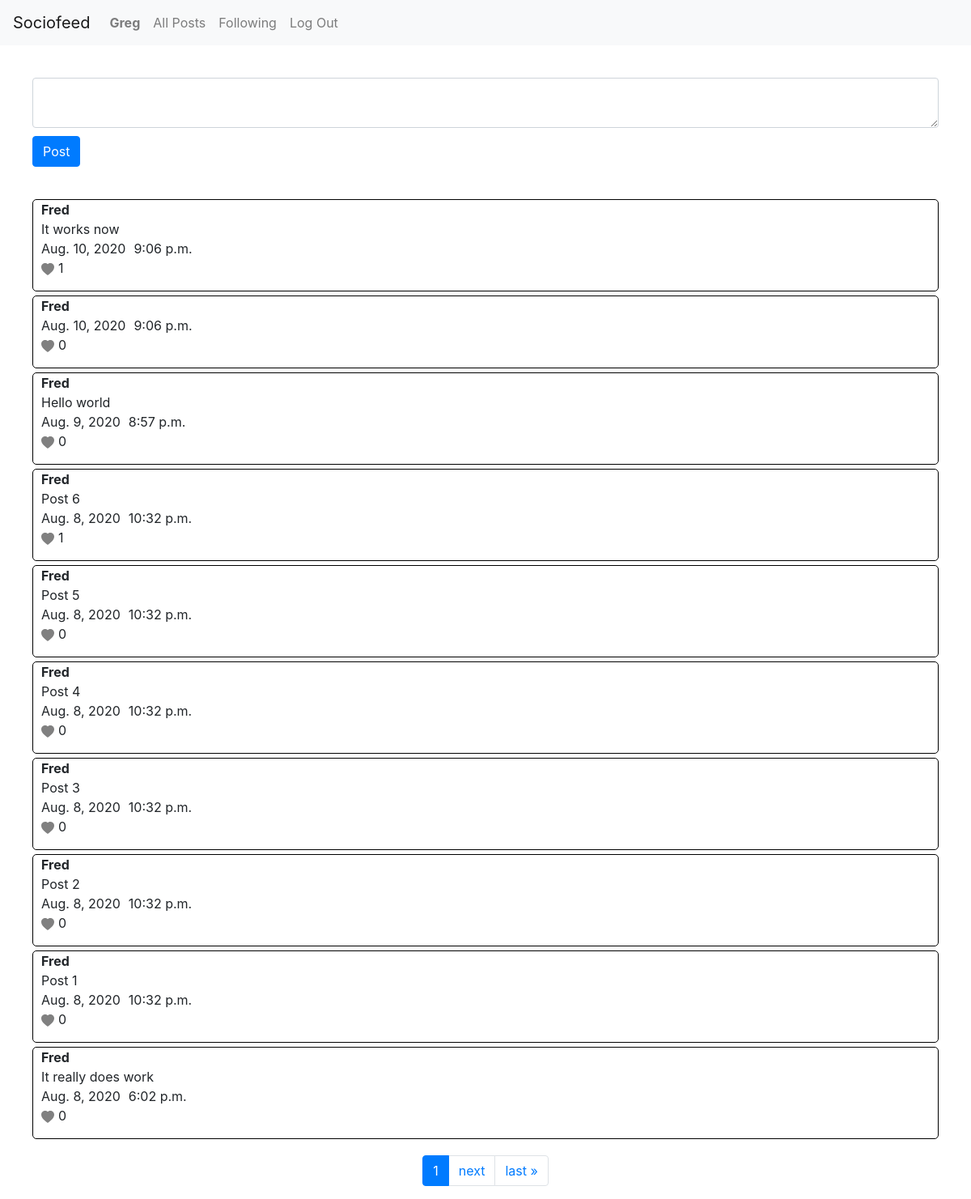
The app's page / (signed in), older data.
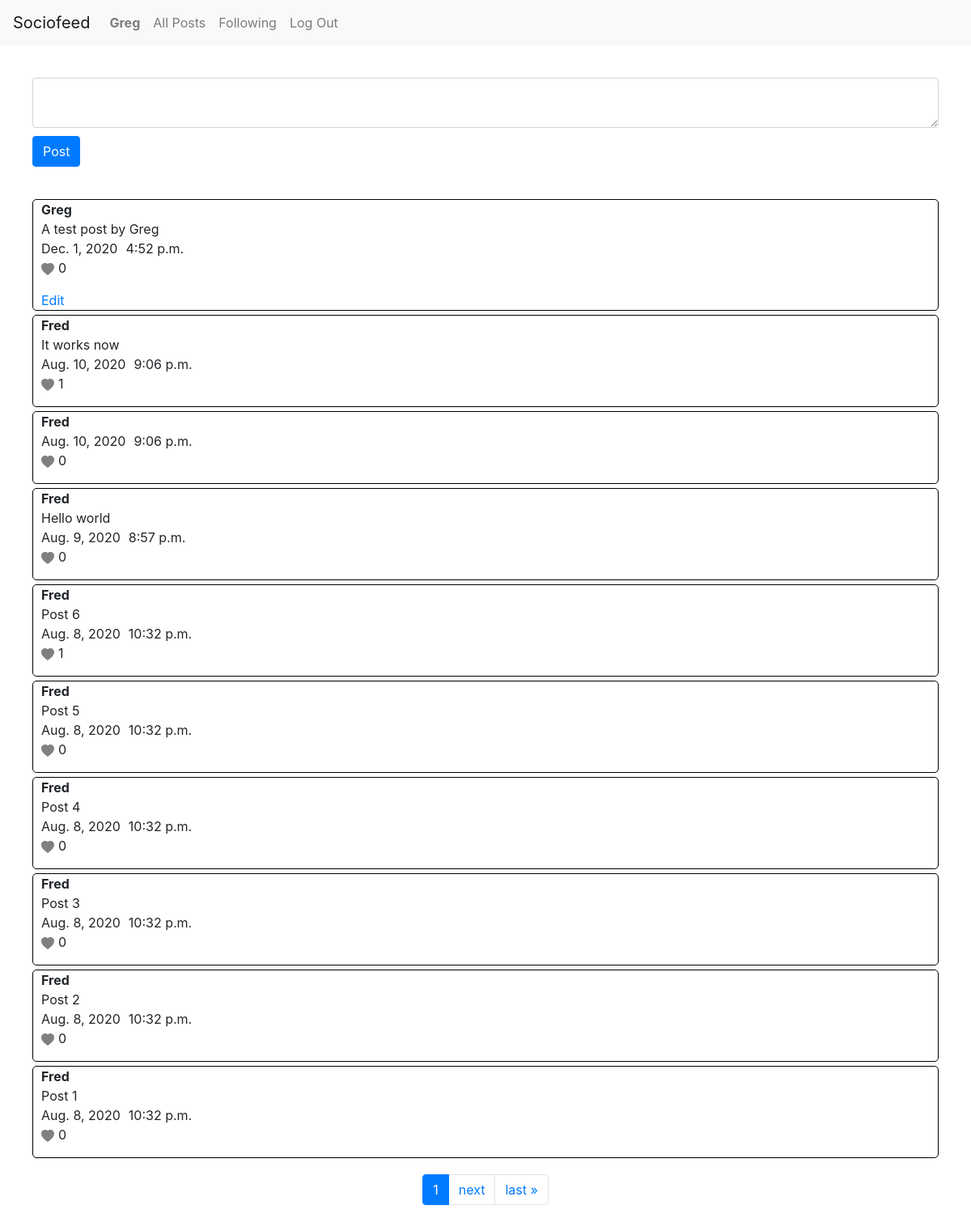
The same page, newer data.
### network/models.py (models this page shows, shortened)
class Post(models.Model):
    user = models.ForeignKey(User, on_delete=models.CASCADE)
    post = models.CharField(max_length=1000)
    date = models.DateField()
    time = models.TimeField()

class User(AbstractUser):
    pass

### network/views.py (the view)
# urls.py: path("", views.index, name="index"),
def index(request):
    if request.method == "POST":
        post = request.POST["post"]
        user = request.user
        Post.objects.create(user=user, post=post, date=d, time=t)
    if request.user.is_authenticated:
        post = Post.objects.all().order_by('-id')
        paginator = Paginator(post, 10)
        page_number = request.GET.get('page')
        post = paginator.get_page(page_number)
        return render(request, "network/index.html", {
            "post":post
        })
    else:
        return HttpResponseRedirect(reverse('login'))

### network/templatetags/custom_template_tags.py (called while the page is built)
@register.simple_tag
def post_liker(a, args):
    if args.likes.filter(user=a).exists():
        exists = True
    else:
        exists = False
    return exists

### network/templates/network/index.html (shortened to what this page needs)
{% extends "network/layout.html" %}
{% load custom_template_tags %}
{% block body %}
    <form id="form-group" class="form-group" action="{% url 'index' %}" method="POST">
        <textarea class="form-control" id="compose-area" name="post"></textarea>
        <button class="btn btn-primary">Post</button>
    </form>
    <div class="post-main">
        {% for i in post %}
            <div class="post-container">
                <div class="title-post">
                    <div class="title">{{ i.user|title }}</div>
                    <div class="post"> {{ i.post }} </div>
                </div>
                <div class="date-time">
                    <div class="date">{{ i.date }} </div>
                    <div class="time"> {{ i.time }} </div>
                </div>
                <div class="like">
                    <a class="like-link" id="like-{{ i.id }}" data-id="{{ i.id }}">
                        {% post_liker request.user i as likee %}
                        {% if likee == False %}
                        <svg id="b-{{ i.id }}" class="like-btn" width="1em" height="1em" viewBox="0 0 16 16" class="bi bi-heart-fill" fill="grey" xmlns="http://www.w3.org/2000/svg">
                            <path fill-rule="evenodd" d="M8 1.314C12.438-3.248 23.534 4.735 8 15-7.534 4.736 3.562-3.248 8 1.314z"/>
                        </svg>
                        {% else %}
                        <svg id="b-{{ i.id }}" class="like-btn" width="1em" height="1em" viewBox="0 0 16 16" class="bi bi-heart-fill" fill="red" xmlns="http://www.w3.org/2000/svg">
                            <path fill-rule="evenodd" d="M8 1.314C12.438-3.248 23.534 4.735 8 15-7.534 4.736 3.562-3.248 8 1.314z"/>
                        </svg>
                        {% endif %}
                    </a>
                    <p id="num-likes-{{ i.id }}" class="num-likes"> {{ i.likes.count}} </p>
                </div>
                <div class="edit">
                    {% if i.user == request.user %}
                        <a href="edit/{{ i.id }}">Edit</a>
                    {% endif %}
                </div>
            </div>
        {% endfor %}
    </div>
    <nav class="page-nav" aria-label="Page navigation example">
        <ul class="pagination">
                <li class="page-item active" aria-current="page">
                    <a class="page-link" href="?page={{ post.number }}">{{ post.number }} <span class="sr-only">(current)</span></a>
                </li>
            {% if post.has_next %}
                <li class="page-item"><a class="page-link" href="?page={{ post.next_page_number }}">next</a></li>
                <li class="page-item"><a class="page-link" href="?page={{ post.paginator.num_pages }}">last &raquo;</a></li>
            {% endif %}
        </ul>
    </nav>
{% endblock %}

Row changes from the older to the newer data that the page shows:
no longer on this page (row unchanged): Post: user "Fred", post "It really does work", date "Aug. 8, 2020", time "6:02 p.m.", likes.count "0"
added Post: user "Greg", post "A test post by Greg", date "Dec. 1, 2020", time "4:52 p.m.", likes.count "0"
